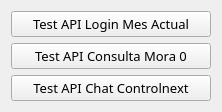
         <widget class="QWidget" name="scrollAreaWidgetContents_8">
          <property name="geometry">
           <rect>
            <x>0</x>
            <y>0</y>
            <width>222</width>
            <height>109</height>
           </rect>
          </property>
          <layout class="QGridLayout" name="gridLayout_8">
           <item row="1" column="0">
            <widget class="QPushButton" name="pushButton_66">
             <property name="font">
              <font>
               <family>Bahnschrift SemiBold</family>
               <pointsize>10</pointsize>
               <weight>7</weight>
               <italic>false</italic>
               <bold>false</bold>
              </font>
             </property>
             <property name="styleSheet">
              <string notr="true">/* Al pasar el mouse */
QPushButton:hover {
    border: 2px solid rgb(217, 16, 76); /* Borde gris claro */
    border-radius: 8px;
}
QPushButton:pressed
{
	color: rgb(255, 255, 255);
	background-color: rgb(217, 16, 76);
}</string>
             </property>
             <property name="text">
              <string>Test API Login Mes Actual</string>
             </property>
            </widget>
           </item>
           <item row="3" column="0">
            <widget class="QPushButton" name="pushButton_67">
             <property name="font">
              <font>
               <family>Bahnschrift SemiBold</family>
               <pointsize>10</pointsize>
               <weight>7</weight>
               <italic>false</italic>
               <bold>false</bold>
              </font>
             </property>
             <property name="styleSheet">
              <string notr="true">/* Al pasar el mouse */
QPushButton:hover {
    border: 2px solid rgb(217, 16, 76); /* Borde gris claro */
    border-radius: 8px;
}
QPushButton:pressed
{
	color: rgb(255, 255, 255);
	background-color: rgb(217, 16, 76);
}</string>
             </property>
             <property name="text">
              <string>Test API Chat Controlnext</string>
             </property>
            </widget>
           </item>
           <item row="2" column="0">
            <widget class="QPushButton" name="pushButton_68">
             <property name="font">
              <font>
               <family>Bahnschrift SemiBold</family>
               <pointsize>10</pointsize>
               <weight>7</weight>
               <italic>false</italic>
               <bold>false</bold>
              </font>
             </property>
             <property name="styleSheet">
              <string notr="true">/* Al pasar el mouse */
QPushButton:hover {
    border: 2px solid rgb(217, 16, 76); /* Borde gris claro */
    border-radius: 8px;
}
QPushButton:pressed
{
	color: rgb(255, 255, 255);
	background-color: rgb(217, 16, 76);
}</string>
             </property>
             <property name="text">
              <string>Test API Consulta Mora 0</string>
             </property>
            </widget>
           </item>
          </layout>
         </widget>
